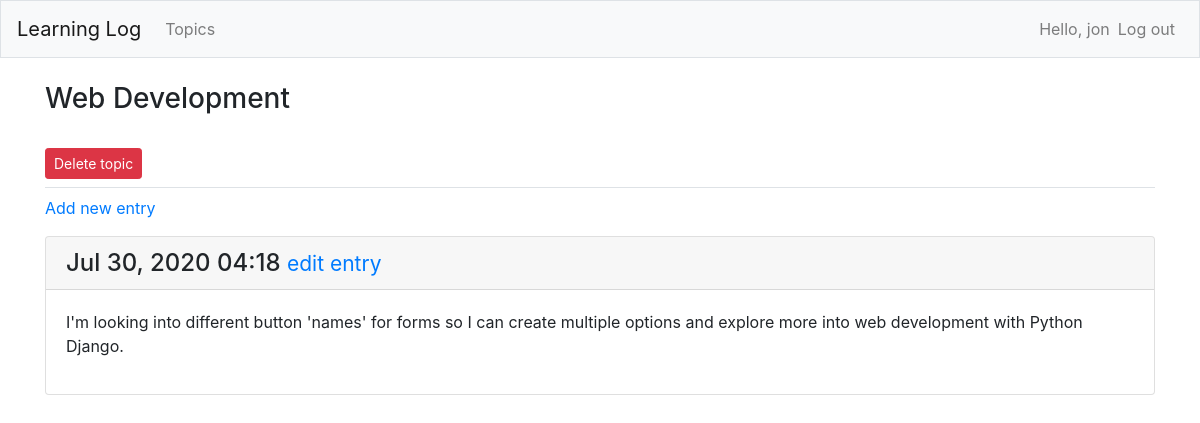
The app's page /topics/4/ (signed in), older data.
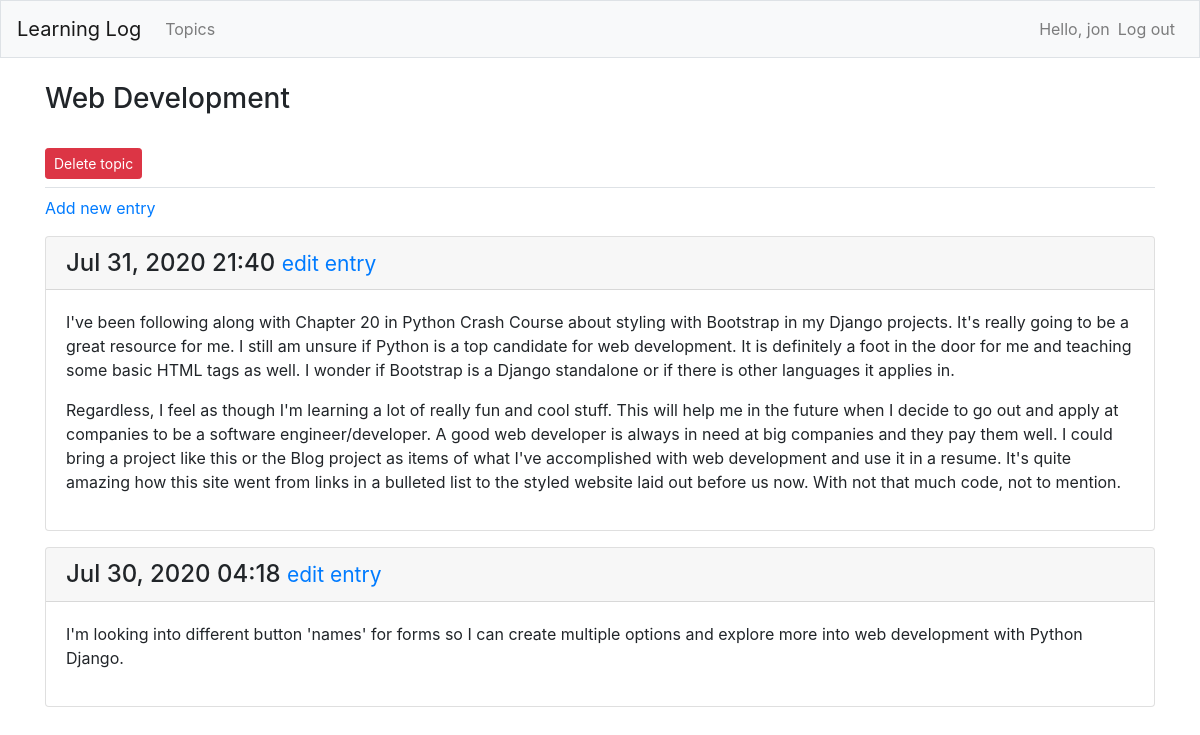
The same page, newer data.
### learning_logs/models.py (models this page shows, shortened)
class Topic(models.Model):
    text = models.CharField(max_length=200)
    date_added = models.DateTimeField(auto_now_add=True)
    owner = models.ForeignKey(User, on_delete=models.CASCADE)
    def __str__(self):
        return self.text

class Entry(models.Model):
    topic = models.ForeignKey(Topic, on_delete=models.CASCADE)
    text = models.TextField()
    date_added = models.DateTimeField(auto_now_add=True)
    class Meta:
        verbose_name_plural = 'entries'

### learning_logs/views.py (the view)
# urls.py: path('topics/<int:topic_id>/', views.topic, name='topic'),
@login_required
def topic(request, topic_id):
    topic = Topic.objects.get(id=topic_id)
    check_topic_owner(request, topic)
    entries = topic.entry_set.order_by('-date_added')
    context = {'topic': topic, 'entries': entries}
    return render(request, 'learning_logs/topic.html', context)

### learning_logs/views.py (called while the page is built)
def check_topic_owner(request, topic):
    if topic.owner != request.user:
        raise Http404

### learning_logs/templates/learning_logs/topic.html
{% extends "learning_logs/base.html" %}
{% block page_header %}
    <h3>{{ topic }}</h3>
    <a class="btn btn-danger btn-sm mt-4" role="button"
        href="{% url 'learning_logs:delete_topic' topic.id %}">Delete topic
    </a>
{% endblock page_header %}
{% block content %}
    <p>
        <a href="{% url 'learning_logs:new_entry' topic.id %}">Add new entry</a>
    </p>
    {% for entry in entries %}
        <div class="card mb-3">
            <h4 class="card-header">
                {{ entry.date_added|date:'M d, Y H:i' }}
                <small><a href="{% url 'learning_logs:edit_entry' entry.id %}">
                    edit entry</a></small>
            </h4>
            <div class="card-body">
                {{ entry.text|linebreaks }}
            </div>
        </div>
    {% empty %}
        <p>There are no entries for this topic yet.</p>
    {% endfor %}
{% endblock content %}

### learning_logs/templates/learning_logs/base.html (shortened to what this page needs)
{% load bootstrap4 %}
<!doctype html>
<html lang="en">
    <head>
            {% bootstrap_css %}
    </head>
    <body>
        <nav class="navbar navbar-expand-md navbar-light bg-light mb-4 border">
            <a class="navbar-brand" href="{% url 'learning_logs:index' %}">
                Learning Log</a>
            <div class="collapse navbar-collapse" id="navbarCollapse">
                <ul class="navbar-nav mr-auto">
                    <li class="nav-item">
                        <a class="nav-link" href="{% url 'learning_logs:topics' %}">
                            Topics</a></li>
                </ul>
                <ul class="navbar-nav ml-auto">
                    {% if user.is_authenticated %}
                        <li class="nav-item">
                            <span class="navbar-text">Hello, {{ user.username }}</span>
                        </li>
                        <li class="nav-item">
                            <a class="nav-link" href="{% url 'users:logout' %}">Log out</a>
                        </li>
                    {% else %}
                        <li class="nav-item">
                            <a class="nav-link" href="{% url 'users:register' %}">Register</a>
                        </li>
                        <li class="nav-item">
                            <a class="nav-link" href="{% url 'users:login' %}">Log in</a></li>
                    {% endif %}
                </ul>
            </div>
        </nav>
        <main role="main" class="container">
            <div class="pb-2 mb-2 border-bottom">
                {% block page_header %}{% endblock page_header %}
            </div>
            <div>
                {% block content %}{% endblock content %}
            </div>
        </main>
    </body>
</html>

Row changes from the older to the newer data that the page shows:
added Entry: date_added "Jul 31, 2020 21:40", text "I've been following along with Chapter 20 in Python Crash Course about styling with Bootstrap in my Django projects. It's really going to be a great resource for me. I still am unsure if Python is a top candidate for web development. It is definitely a foot in the door for me and teaching some basic HTML tags as well. I wonder if Bootstrap is a Django standalone or if there is other languages it applies in. Regardless, I feel as though I'm learning a lot of really fun and cool stuff. This will help me in the future when I decide to go out and apply at companies to be a software engineer/developer. A good web developer is always in need at big companies and they pay them well. I could bring…"
